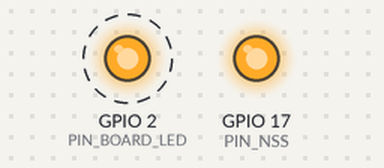
A sketch run on a simulated ESP32. Parts: output pins drawn as LEDs (lit = HIGH). Dashed ring = blinking. Pins used as bus, display or sensor lines are not drawn; what the sketch prints to the serial monitor is not drawn.

Above: at 3.2 s.
Timing chart, 0 to 6.0 s (numbered marks = the images above):
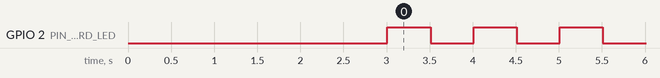

The sketch:

t04_register_read.ino
```cpp
/*
 * ==============================================================================
 *  ResQPlug RA02_BRINGUP - T4: Hardware SPI Register Read (3 speeds)
 * ==============================================================================
 *  PURPOSE
 *    Re-run the reads using the ESP32's real hardware SPI peripheral at three
 *    clock rates, and compare the results against T3's bit-bang numbers.
 *
 *    Why it matters: your troubleshooting log Step 10 produced MIXED
 *    0x00/0xFF across speeds, which is how intermittent contact was diagnosed.
 *    This test makes that comparison clean and repeatable so you can confirm
 *    or refute it in one run.
 *
 *  WHAT IT TESTS
 *    - Hardware SPI peripheral works (vs T3 which bypasses it entirely)
 *    - Whether the reading is stable across 1 MHz / 250 kHz / 100 kHz
 *    - Whether swapping MOSI/MISO changes anything (is the pair reversed?)
 *
 *  PASS: 0x42 = 0x12 at every speed, stable -> chip alive, SPI good.
 *  FAIL: values change between speeds -> contact resistance. Not a dead chip.
 *  FAIL: 0xFF everywhere, same as T3 -> go back to the T3 verdict block.
 * ==============================================================================
 */

#include <SPI.h>

// SYNC: ra02_pins.h
#define PIN_SCK        18
#define PIN_MISO       19
#define PIN_MOSI       23
#define PIN_NSS        17   // NOT 5 - GPIO5 is a boot strapping pin
#define PIN_RST        14
#define PIN_DIO0       26
#define PIN_BOARD_LED   2
#define PIN_EXT_LED     4
// END SYNC

SPISettings settingsStd(1000000, MSBFIRST, SPI_MODE0);

uint8_t hwReadRegister(uint8_t addr, SPISettings &s) {
  digitalWrite(PIN_NSS, LOW);
  delayMicroseconds(50);
  SPI.beginTransaction(s);
  SPI.transfer(addr & 0x7F);            // write bit 0 = 0 -> read
  uint8_t v = SPI.transfer(0x00);
  SPI.endTransaction();
  digitalWrite(PIN_NSS, HIGH);
  delayMicroseconds(50);
  return v;
}

void printHex8(uint8_t v) {
  if (v < 0x10) Serial.print("0");
  Serial.print(v, HEX);
}

void runAt(const char *label, uint32_t hz) {
  Serial.print("  [");
  Serial.print(label);
  Serial.print("] ");

  SPISettings s(hz, MSBFIRST, SPI_MODE0);

  // MOSI/MISO standard
  uint8_t a = hwReadRegister(0x42, s);
  delay(20);
  uint8_t b = hwReadRegister(0x42, s);

  // MOSI/MISO swapped: physically impossible to test in software on the ESP32
  // hardware peripheral, so instead re-read other registers to look for drift.
  delay(20);
  uint8_t r01 = hwReadRegister(0x01, s);
  delay(20);
  uint8_t r09 = hwReadRegister(0x09, s);

  Serial.print("0x42=");
  printHex8(a);
  Serial.print("/");
  printHex8(b);
  Serial.print("  0x01=");
  printHex8(r01);
  Serial.print("  0x09=");
  printHex8(r09);

  // Flag it when the two 0x42 reads disagree
  if (a != b) {
    Serial.print("   <-- DRIFT within same speed");
  }
  if (a == 0x12) {
    Serial.print("   <-- OK");
  }
  Serial.println();
}

void setup() {
  Serial.begin(115200);
  delay(2000);

  pinMode(PIN_NSS,   OUTPUT); digitalWrite(PIN_NSS,   HIGH);
  pinMode(PIN_RST,   OUTPUT); digitalWrite(PIN_RST,   HIGH);
  pinMode(PIN_BOARD_LED, OUTPUT); digitalWrite(PIN_BOARD_LED, LOW);

  SPI.begin(PIN_SCK, PIN_MISO, PIN_MOSI, PIN_NSS);

  Serial.println();
  Serial.println("=========================================================");
  Serial.println("  T4: HARDWARE SPI REGISTER READ - 3 SPEEDS");
  Serial.println("=========================================================");
  Serial.println("  Pins : SCK 18 | MISO 19 | MOSI 23 | NSS 17 | RST 14");
  Serial.println("  Reg  : 0x42 (silicon version) must be 0x12");
  Serial.println("=========================================================");
  Serial.println();

  Serial.println("[0] Reset pulse...");
  digitalWrite(PIN_RST, LOW);
  delay(20);
  digitalWrite(PIN_RST, HIGH);
  delay(200);
  Serial.println("    done.");
  Serial.println();

  Serial.println("[1] Read results by clock speed:");
  runAt("1MHz  ", 1000000);
  delay(100);
  runAt("250kHz", 250000);
  delay(100);
  runAt("100kHz", 100000);
  delay(100);
  runAt("100kHz", 100000);
  Serial.println();

  // --- Mode variation: SPI_MODE1 samples on the falling edge ---
  Serial.println("[2] SPI mode check at 250kHz (Mode 0 vs Mode 1):");
  {
    digitalWrite(PIN_NSS, LOW);
    delayMicroseconds(50);
    SPISettings m0(250000, MSBFIRST, SPI_MODE0);
    SPI.beginTransaction(m0);
    SPI.transfer(0x42);
    uint8_t v0 = SPI.transfer(0x00);
    SPI.endTransaction();
    digitalWrite(PIN_NSS, HIGH);
    delay(50);

    digitalWrite(PIN_NSS, LOW);
    delayMicroseconds(50);
    SPISettings m1(250000, MSBFIRST, SPI_MODE1);
    SPI.beginTransaction(m1);
    SPI.transfer(0x42);
    uint8_t v1 = SPI.transfer(0x00);
    SPI.endTransaction();
    digitalWrite(PIN_NSS, HIGH);
    delay(50);

    Serial.print("    Mode 0 (sample rising) = 0x");
    printHex8(v0);
    Serial.println();
    Serial.print("    Mode 1 (sample falling) = 0x");
    printHex8(v1);
    Serial.println();
    if (v0 == v1) {
      Serial.println("    Same in both modes - mode is not the problem.");
    } else {
      Serial.println("    DIFFERENT between modes - timing/marginal contact.");
    }
  }
  Serial.println();

  // --- NSS behaviour check ---
  Serial.println("[3] NSS line behaviour:");
  Serial.print("    Idle (should be HIGH/~3.2V) = ");
  digitalWrite(PIN_NSS, HIGH);
  delay(50);
  Serial.println(digitalRead(PIN_NSS) ? "HIGH" : "LOW");
  Serial.println("    Probe Ra-02 RIGHT [2] with the meter during a read -");
  Serial.println("    it must dip toward 0V. A pin stuck at 3.2V = never selected.");
  Serial.println();

  // --- Verdict ---
  uint8_t best = hwReadRegister(0x42, settingsStd);

  Serial.println("=========================================================");
  Serial.println("  VERDICT T4");
  Serial.println("=========================================================");
  if (best == 0x12) {
    Serial.println("  [PASS] 0x42 = 0x12 on hardware SPI.");
    Serial.println("         Chip alive, both bit-bang and hardware SPI agree.");
    Serial.println("         NEXT: T6 (LoRa library init). Skip T5 unless you");
    Serial.println("               still need to confirm which physical NSS pin.");
    digitalWrite(PIN_EXT_LED, HIGH);
  } else {
    Serial.println("  [FAIL] Hardware SPI did not return 0x12.");
    Serial.println();
    Serial.println("         Compare against T3's bit-bang result:");
    Serial.println("           T3 OK  + T4 FAIL -> hardware SPI config/pins issue");
    Serial.println("           T3 FAIL + T4 FAIL -> physical layer (see T3 verdict)");
    Serial.println("           Mixed values at different speeds -> INTERMITTENT");
    Serial.println("           CONTACT. Reseat wires; a dead chip never varies.");
    Serial.println();
    Serial.println("         If NSS-on-D17 is exhausted, run T5 to auto-discover");
    Serial.println("         which GPIO your NSS wire is actually on.");
  }
  Serial.println("=========================================================");
  Serial.println();
}

void loop() {
  digitalWrite(PIN_BOARD_LED, HIGH); delay(500);
  digitalWrite(PIN_BOARD_LED, LOW);  delay(500);
}
```

Measured:
- by itself, GPIO 2 (PIN_BOARD_LED): alternates HIGH for 0.50 s and LOW for 0.50 s
